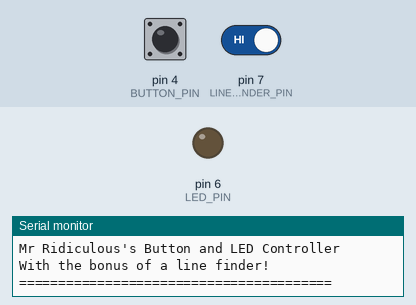
Recording of a sketch running on a simulated Arduino Uno, built with avr-gcc and run on an emulated ATmega328P. Parts: output pins drawn as LEDs (lit = HIGH), the last lines printed to the serial monitor. Inputs (shaded band) come from the test bench; at power-on: pin 4 (BUTTON_PIN) LOW, pin 7 (LINE_FINDER_PIN) HIGH.

Above: at 1.2 s.
1.3 s: pin 4 (BUTTON_PIN) pulled HIGH for 0.15 s
At 1.37 s:
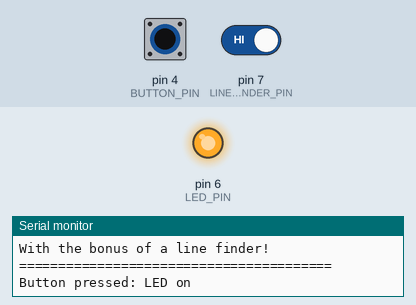
5.4 s: pin 4 (BUTTON_PIN) pulled HIGH for 3.2 s
At 9.4 s:
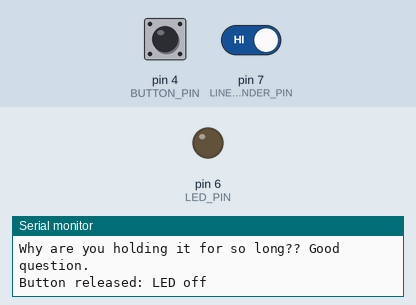
Timing chart, 0 to 10.9 s (numbered marks = the images above; inputs shaded):
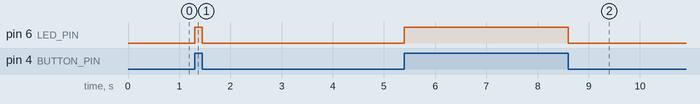

The sketch:

03.buttonsAndDecisions.ino
```cpp
/*
  Author: Callen Lin

  Learning Intention:
  The students will read a Grove Button module and control a Grove LED module,
  applying binary selection logic (if, if else, if else if else, switch/case).

  Success Criteria:
    1.  I can connect Grove modules to the base shield and know which port each uses
    2.  I know how to read binary data from a specific PIN (digitalRead)
    3.  I know how to write binary data to a specific PIN (digitalWrite)
    4.  I understand that LOW = false = 0 and HIGH = true = 1
    5.  I understand binary selection is asking questions with only true and false outcomes
    6.  I can apply comparison operators in if, if else, and if else if else structures
    7.  I understand a switch/case structure and the role of break
    8.  I understand the difference between a nested if and boolean operators
    9.  I can read a simple logic flowchart
    10. I can apply this knowledge to the Button and the Line Finder modules

  Hardware (Grove cables to the base shield):
    Button module  -> D4
    LED module     -> D6
    Line Finder    -> D7  (application task)

  Student Notes:
    Comparison Operators: != , < , <= , == , > , >=
    Boolean Operators: ! (not), && (and), || (or)
    The Grove Button reads HIGH while pressed. Inside the module a resistor
    holds the pin LOW when released. See the flowcharts in this folder's Readme.md.

  Optional breadboard reference (how this wiring works without Grove modules):
    Bootcamp-digitalWrite.png and Bootcamp-digitalRead.png in this folder.

  Documentation:
    https://sensorkit.arduino.cc/
    https://www.arduino.cc/reference/en/#structure
    https://www.arduino.cc/reference/en/language/functions/digital-io/digitalread/
*/

/*
  # MARK: Else If Chains
  To create multiple elses if, you must have a conditions linked to each, starting with a if and ending with an else.

  example usage:
  if (condition1) {
    // is condition1 true?
  } else if (condition2) {
    // is condition2 true?
  } else {
    // well if none of the ones above is true, lets run this one!
  }
*/

/*
  # MARK: Case and Break Statements

  Case = A variable that is tested against the main variable. If it matches the value next to case, it runs!
  Break = Stop running the code inside the switch!
  Default = The code that is identical to else above.

  example usage:
  switch (variable) {
    case value1:
      // is variable == value1?
      break;
    case value2:
      // is variable == value2?
      break;
    default:
      // none of the cases matched. aw man.
  }
*/

/*
  # MARK: Comparison Operators
  ==  (equal to)
  !=  (not equal to)
  <   (less than)
  <=  (less than or equal to)
  >   (greater than)
  >=  (greater than or equal to)

  Note = literally means to switch the variable to something else. Please don't make this mistake somewhere future callen.
*/

/*
  # MARK: AND OR NOT Operators (boolean operators)

  || means (or)
  && means means (and)
  ! means (not)

  example usage:
  if (condition1 && condition2) {
    // do it if both conditions are true
  }

  if (condition1 || condition2) {
    // do it if either one is true
  }

  if (!condition1) {
    // do it if the condition is false
  }
*/

/*
  A gloriously over-engineered button controller that gives you unsolicited life advice whenever you
  hold—or fail to press—a button for 2.5 seconds.

  See image at IMG_0832.jpg (does not have line finder) or withLineFinder.jpg (with line finder as the name states in camelCase)
*/

const int BUTTON_PIN = 4;
const int LED_PIN = 6;
const int LINE_FINDER_PIN = 7;

unsigned long milisecondsTracker = 0;

bool highMessageSent = false;
bool lowMessageSent = false;

int lastLineState = HIGH;

int lastButtonState = LOW;

void setup() {
  pinMode(LED_PIN, OUTPUT);
  pinMode(BUTTON_PIN, INPUT);
  pinMode(LINE_FINDER_PIN, INPUT);
  Serial.begin(115200);

  Serial.println("========================================");
  Serial.println("Mr Ridiculous's Button and LED Controller");
  Serial.println("With the bonus of a line finder!");
  Serial.println("========================================");

}

void loop() {
  int buttonState = digitalRead(BUTTON_PIN);

  if (buttonState != lastButtonState) {
    milisecondsTracker = millis();
    highMessageSent = false;
    lowMessageSent = false;
    lastButtonState = buttonState;

    if (buttonState == HIGH) {
      digitalWrite(LED_PIN, HIGH);
      Serial.println();
      Serial.println("Button pressed: LED on");
    } else {
      digitalWrite(LED_PIN, LOW);
      Serial.println();
      Serial.println("Button released: LED off");
    }

  }

  if (buttonState == HIGH) {
    if ((millis() - milisecondsTracker >= 2500) && !highMessageSent) {
      Serial.println("Why are you holding it for so long?? Good question.");
      highMessageSent = true;
    }
  }

  else {
    if ((millis() - milisecondsTracker >= 2500) && !lowMessageSent) {
      Serial.println("Hmm... why don't you press the button?");
      lowMessageSent = true;
    }
  }

  int lineState = digitalRead(LINE_FINDER_PIN);

  if (lineState != lastLineState) {

    if (lineState == LOW) {
      Serial.println();
      Serial.println("Oh, quite dark out there today ain't it?");
    } else {
      Serial.println();
      Serial.println("Oh damn, so bright!!!! Better get sunglasses");
    }

    lastLineState = lineState;
  }

}

/*
  Goals of the lesson:

  Learning C++ Syntax and Fundamentals:
  1. const (constant)
  This is a variable that can not be changed after it is declared.
  We use "digitalRead(BUTTON_PIN);" and all we need to update is const int "BUTTON_PIN = 7;" to change pins.

  2. Function Parameters
  Functions that require two different pieces of information. Its like when you are ordering coffee, you need to tell it size and milk.
  An example includes "pinMode(LED_PIN, OUTPUT);".

  3. Return Values
  Functions that return a value aka gives something back.
  "int buttonState = digitalRead(BUTTON_PIN);" is a example where Arduino reads the values like english and using digitalRead and to store it in a variable.

  4. Decision Making
  Using if, if else, and switch/case structures to make decisions based on conditions.
  if checks if the condition is true and if its false, it will go to the next step else if (same as elif in python) if applicable, and else is the catch it all if none is true before.

  5. Comparison Operators
  This shows the relationship between two values and returns a boolean value (true or false).
  | Operator | Full Name                | Meaning                                                             | Example               | Result                                    |
  | -------- | ------------------------ | ------------------------------------------------------------------- | --------------------- | ----------------------------------------- |
  | ==       | Equal to                 | Checks if two values are the same.                                  | `buttonState == HIGH` | `true` if `buttonState` is `HIGH`         |
  | !=       | Not equal to             | Checks if two values are different.                                 | `buttonState != HIGH` | `true` if `buttonState` is **not** `HIGH` |
  | <        | Less than                | Checks if the left value is smaller than the right.                 | `temperature < 20`    | `true` if `temperature` is below 20       |
  | <=       | Less than or equal to    | Checks if the left value is smaller than **or equal to** the right. | `temperature <= 20`   | `true` if `temperature` is 20 or less     |
  | >        | Greater than             | Checks if the left value is larger than the right.                  | `distance > 100`      | `true` if `distance` is above 100         |
  | >=       | Greater than or equal to | Checks if the left value is larger than **or equal to** the right.  | `battery >= 50`       | `true` if `battery` is 50 or higher       |

  6. The legendary Assign and Compare sign.
  | Operator | Meaning                                                          |
  | -------- | ---------------------------------------------------------------- |
  | ==       | Compares two values and returns a boolean value (true or false). |
  | =        | Assigns a value to a variable.                                   |

  This touches one of the most important things... Don't Repeat Yourself (DRY).
*/
/*
  Useful quick codes:

  int buttonState = digitalRead(BUTTON_PIN);
  That returns a HIGH or LOW value. You can then use that variable in an if statement to make decisions.

  if (buttonState == HIGH) {
    // do something if the button is pressed
  } else {
    // do something if the button is not pressed
  }
*/
```

Measured:
- after the input at 1.3 s, pin 6 (LED_PIN): LOW → HIGH at once, → LOW 0.15 s later
- after the input at 5.4 s, pin 6 (LED_PIN): LOW → HIGH at once, → LOW 3.2 s later
